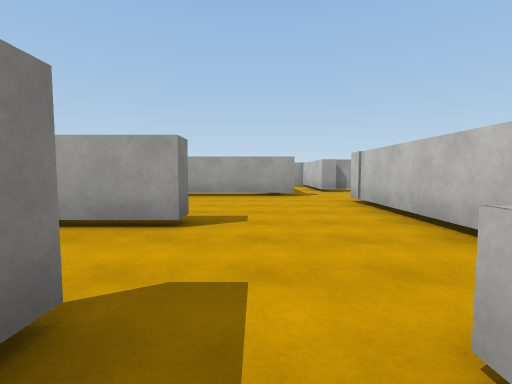
[1] (above)

24 first-person views from a walk through a scene from a Unity 3-D project. The camera is 1.4 m above the floor, tilts 4° down and sees 85° across. The floor is counted in squares, 2 m on a side. Each view is taken from the middle of a square. On the plan, view 1 faces up. The plan holds only what a view shows up to about 9 squares ahead; the rest is blank. The player character is not drawn. Surface patterns are stand-ins for the level's own textures.

[2]
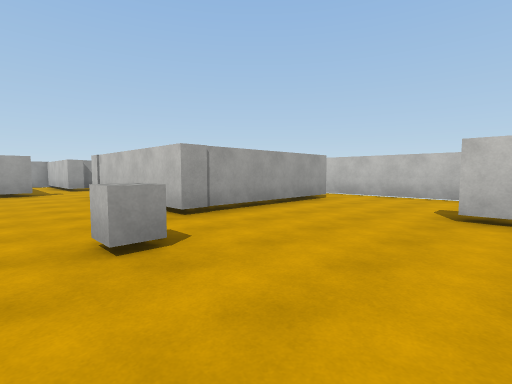

[3]
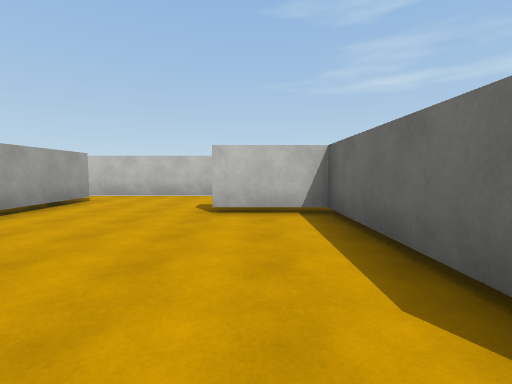

[4]
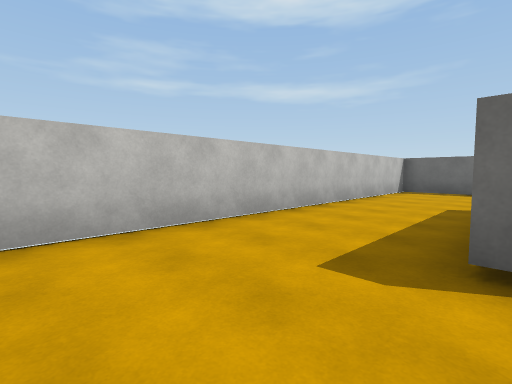

[5]
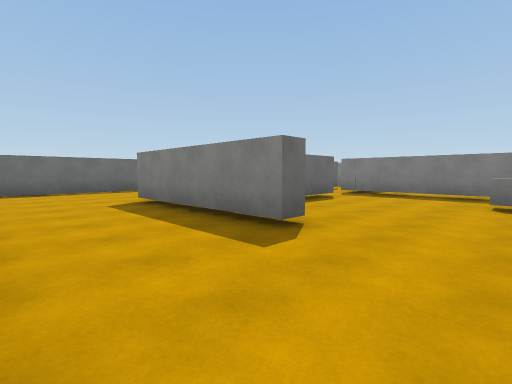

[6]
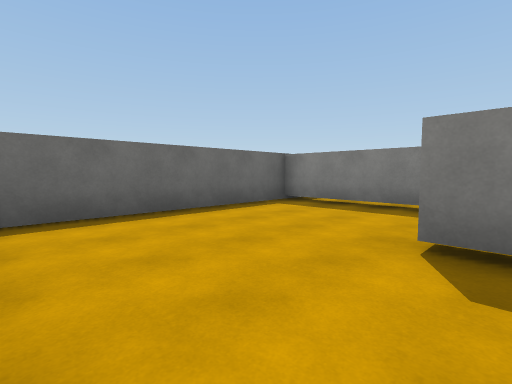

[7]
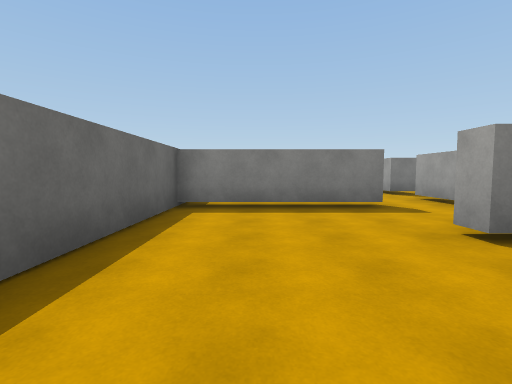

[8]
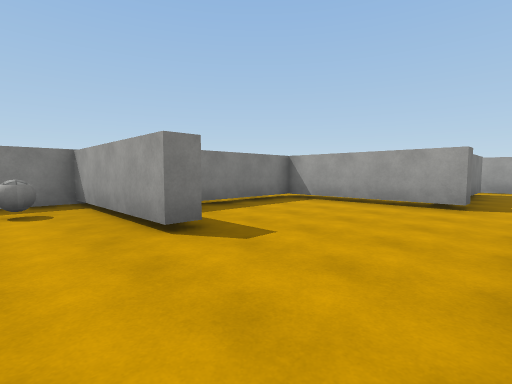

[9]
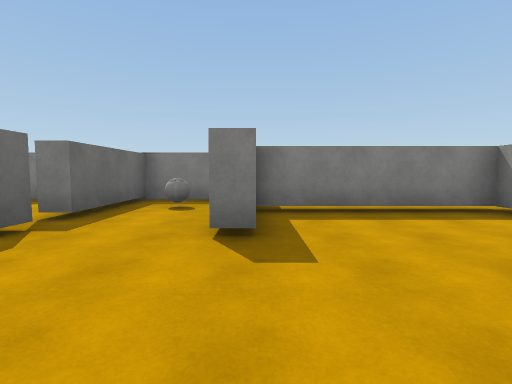

[10]
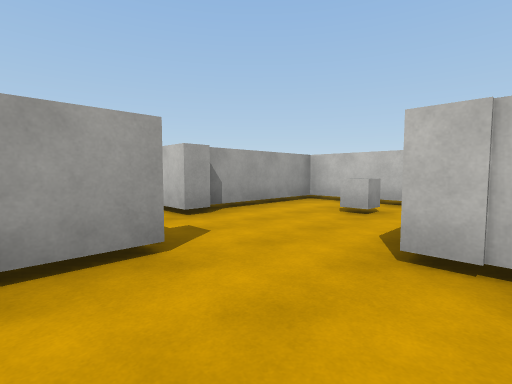

[11]
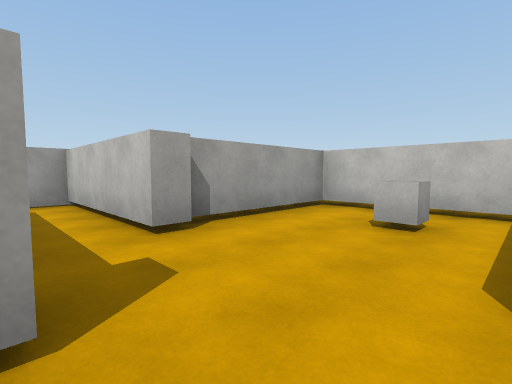

[12]
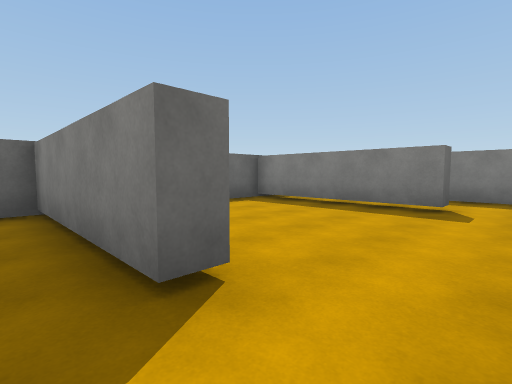

[13]
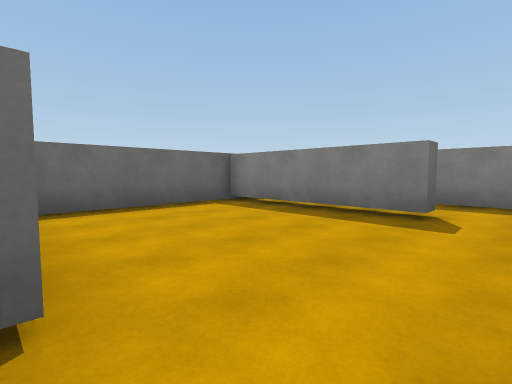

[14]
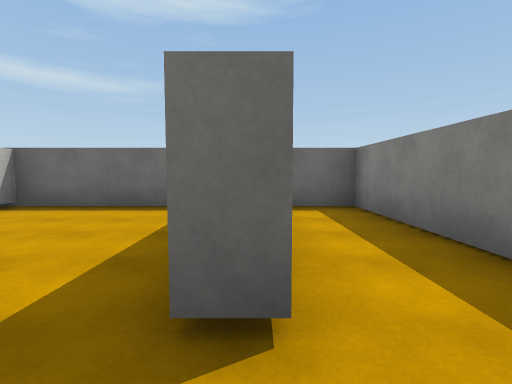

[15]
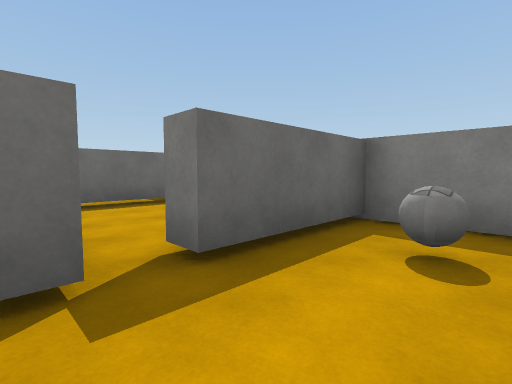

[16]
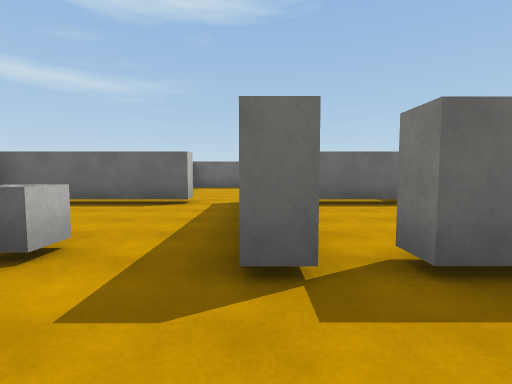

[17]
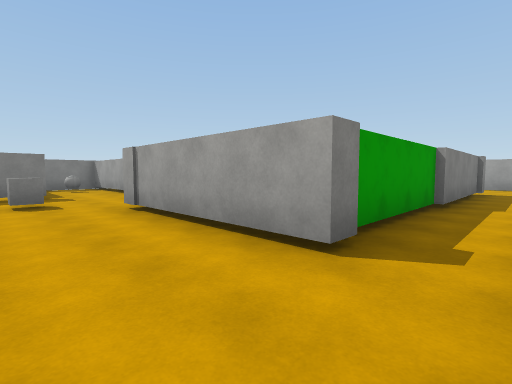

[18]
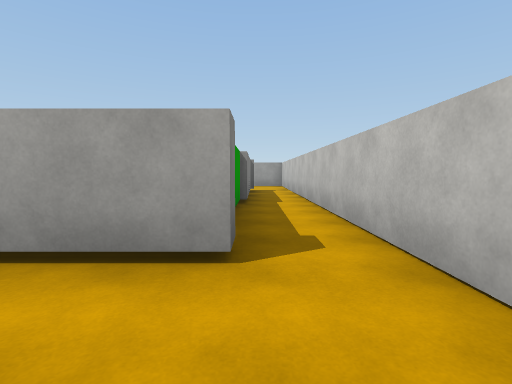

[19]
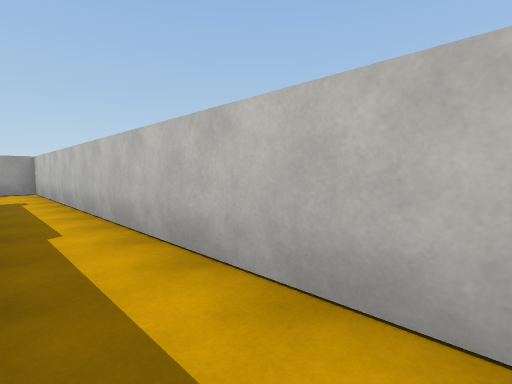

[20]
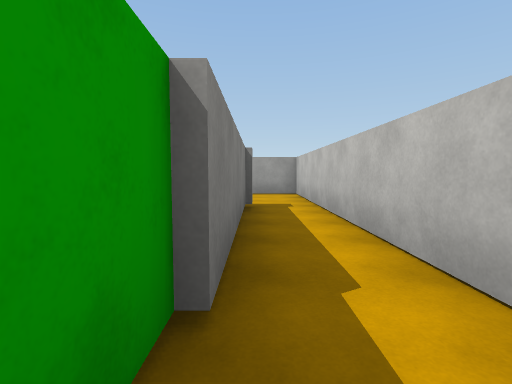

[21]
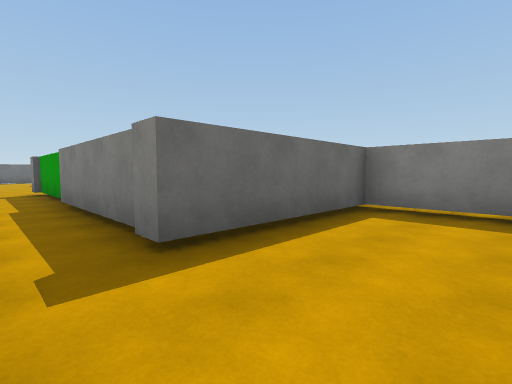

[22]
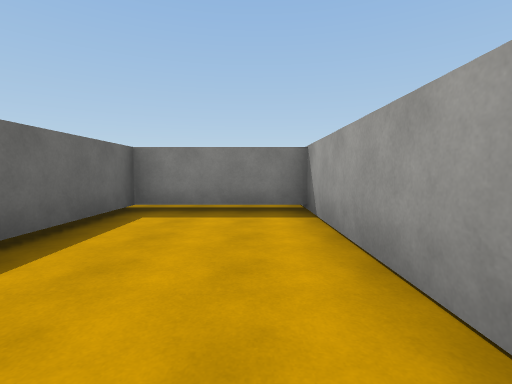

[23]
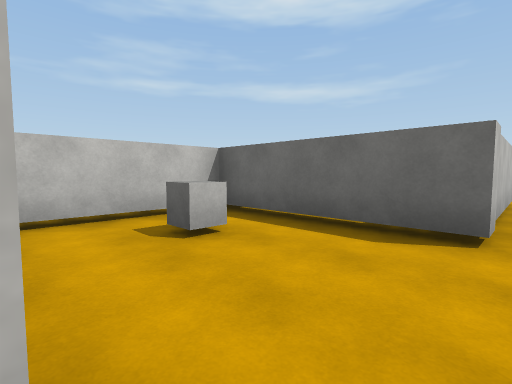

[24]
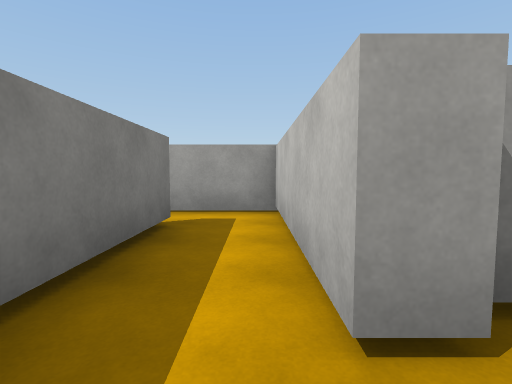

### Floor plan
Key: @ floor where view 1 was taken; # wall or solid block; . floor; T thing the floor can be seen under or through; C cube; B ball.
Columns run from 5 left of view 1 to 9 right of it. Each row starts with its distance up from view 1.
 14      ##########
 13       ..#.....#
 12       #.#.....#
 11       #.#####.#
 10       #.#...#.#
  9  .. ###.....#.#
  8  .TT......C.#.#
  7  .T.........#.#
  6  .T.....#####.#
  5  .T.....#  #..#
  4 #####...#  #..#
  3 #.......#  #..#
  2 #B......####..#
  1 ###.#.C.......#
  0   ..#@........#
 -1  ...#.........#
 -2 #...#.....#...#
 -3 #####.#####...#
 -4 #.........#...#
 -5 #.........#...#
 -6 #.#....#......#
 -7 #.#....#......#
 -8 #.#....#......#
 -9 #.#....#......
-10 ##############

Positions as (right, up) in squares from view 1, and headings:
1: (0, 0), facing up
2: (0, -2), facing up-right
3: (0, -2), facing right
4: (5, 1), facing down-right
5: (8, 1), facing down-left
6: (8, -5), facing down-left
7: (8, -8), facing left
8: (2, 2), facing up-left
9: (2, 4), facing left
10: (0, 6), facing up-right
11: (1, 7), facing up-right
12: (3, -4), facing down-left
13: (2, -4), facing down-left
14: (-3, -4), facing down
15: (-1, 3), facing down-left
16: (-1, 3), facing down
17: (8, 0), facing up-left
18: (7, 0), facing up
19: (7, 3), facing up-right
20: (7, 5), facing up
21: (8, 13), facing down-left
22: (8, 13), facing left
23: (2, 10), facing down-right
24: (2, 9), facing up
